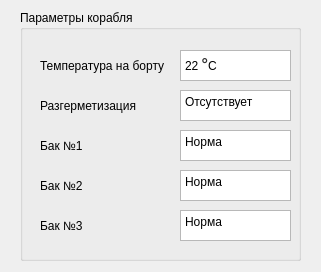
<?xml version="1.0" encoding="UTF-8"?>
<ui version="4.0">
 <class>Form</class>
 <widget class="QWidget" name="Form">
  <property name="geometry">
   <rect>
    <x>0</x>
    <y>0</y>
    <width>321</width>
    <height>272</height>
   </rect>
  </property>
  <property name="windowTitle">
   <string>Form</string>
  </property>
  <widget class="QGroupBox" name="groupBox">
   <property name="geometry">
    <rect>
     <x>20</x>
     <y>10</y>
     <width>281</width>
     <height>251</height>
    </rect>
   </property>
   <property name="title">
    <string>Параметры корабля</string>
   </property>
   <widget class="QTextEdit" name="textEdit">
    <property name="geometry">
     <rect>
      <x>160</x>
      <y>40</y>
      <width>111</width>
      <height>31</height>
     </rect>
    </property>
    <property name="html">
     <string>&lt;!DOCTYPE HTML PUBLIC &quot;-//W3C//DTD HTML 4.0//EN&quot; &quot;http://www.w3.org/TR/REC-html40/strict.dtd&quot;&gt;
&lt;html&gt;&lt;head&gt;&lt;meta name=&quot;qrichtext&quot; content=&quot;1&quot; /&gt;&lt;meta charset=&quot;utf-8&quot; /&gt;&lt;style type=&quot;text/css&quot;&gt;
p, li { white-space: pre-wrap; }
hr { height: 1px; border-width: 0; }
li.unchecked::marker { content: &quot;\2610&quot;; }
li.checked::marker { content: &quot;\2612&quot;; }
&lt;/style&gt;&lt;/head&gt;&lt;body style=&quot; font-family:'Segoe UI'; font-size:9pt; font-weight:400; font-style:normal;&quot;&gt;
&lt;p style=&quot; margin-top:0px; margin-bottom:0px; margin-left:0px; margin-right:0px; -qt-block-indent:0; text-indent:0px;&quot;&gt;22 &lt;span style=&quot; font-family:'YS Text','-apple-system','BlinkMacSystemFont','Arial','Helvetica','sans-serif'; font-size:16px; font-weight:500; color:#333333; background-color:#ffffff;&quot;&gt;°&lt;/span&gt;С&lt;/p&gt;&lt;/body&gt;&lt;/html&gt;</string>
    </property>
   </widget>
   <widget class="QLabel" name="label">
    <property name="geometry">
     <rect>
      <x>20</x>
      <y>40</y>
      <width>131</width>
      <height>31</height>
     </rect>
    </property>
    <property name="text">
     <string>Температура на борту</string>
    </property>
   </widget>
   <widget class="QLabel" name="label_2">
    <property name="geometry">
     <rect>
      <x>20</x>
      <y>80</y>
      <width>131</width>
      <height>31</height>
     </rect>
    </property>
    <property name="text">
     <string>Разгерметизация</string>
    </property>
   </widget>
   <widget class="QTextEdit" name="textEdit_2">
    <property name="geometry">
     <rect>
      <x>160</x>
      <y>80</y>
      <width>111</width>
      <height>31</height>
     </rect>
    </property>
    <property name="html">
     <string>&lt;!DOCTYPE HTML PUBLIC &quot;-//W3C//DTD HTML 4.0//EN&quot; &quot;http://www.w3.org/TR/REC-html40/strict.dtd&quot;&gt;
&lt;html&gt;&lt;head&gt;&lt;meta name=&quot;qrichtext&quot; content=&quot;1&quot; /&gt;&lt;meta charset=&quot;utf-8&quot; /&gt;&lt;style type=&quot;text/css&quot;&gt;
p, li { white-space: pre-wrap; }
hr { height: 1px; border-width: 0; }
li.unchecked::marker { content: &quot;\2610&quot;; }
li.checked::marker { content: &quot;\2612&quot;; }
&lt;/style&gt;&lt;/head&gt;&lt;body style=&quot; font-family:'Segoe UI'; font-size:9pt; font-weight:400; font-style:normal;&quot;&gt;
&lt;p style=&quot; margin-top:0px; margin-bottom:0px; margin-left:0px; margin-right:0px; -qt-block-indent:0; text-indent:0px;&quot;&gt;Отсутствует&lt;/p&gt;&lt;/body&gt;&lt;/html&gt;</string>
    </property>
   </widget>
   <widget class="QLabel" name="label_3">
    <property name="geometry">
     <rect>
      <x>20</x>
      <y>120</y>
      <width>131</width>
      <height>31</height>
     </rect>
    </property>
    <property name="text">
     <string>Бак №1</string>
    </property>
   </widget>
   <widget class="QTextEdit" name="textEdit_3">
    <property name="geometry">
     <rect>
      <x>160</x>
      <y>120</y>
      <width>111</width>
      <height>31</height>
     </rect>
    </property>
    <property name="html">
     <string>&lt;!DOCTYPE HTML PUBLIC &quot;-//W3C//DTD HTML 4.0//EN&quot; &quot;http://www.w3.org/TR/REC-html40/strict.dtd&quot;&gt;
&lt;html&gt;&lt;head&gt;&lt;meta name=&quot;qrichtext&quot; content=&quot;1&quot; /&gt;&lt;meta charset=&quot;utf-8&quot; /&gt;&lt;style type=&quot;text/css&quot;&gt;
p, li { white-space: pre-wrap; }
hr { height: 1px; border-width: 0; }
li.unchecked::marker { content: &quot;\2610&quot;; }
li.checked::marker { content: &quot;\2612&quot;; }
&lt;/style&gt;&lt;/head&gt;&lt;body style=&quot; font-family:'Segoe UI'; font-size:9pt; font-weight:400; font-style:normal;&quot;&gt;
&lt;p style=&quot; margin-top:0px; margin-bottom:0px; margin-left:0px; margin-right:0px; -qt-block-indent:0; text-indent:0px;&quot;&gt;Норма&lt;/p&gt;&lt;/body&gt;&lt;/html&gt;</string>
    </property>
   </widget>
   <widget class="QLabel" name="label_4">
    <property name="geometry">
     <rect>
      <x>20</x>
      <y>160</y>
      <width>131</width>
      <height>31</height>
     </rect>
    </property>
    <property name="text">
     <string>Бак №2</string>
    </property>
   </widget>
   <widget class="QTextEdit" name="textEdit_4">
    <property name="geometry">
     <rect>
      <x>160</x>
      <y>160</y>
      <width>111</width>
      <height>31</height>
     </rect>
    </property>
    <property name="html">
     <string>&lt;!DOCTYPE HTML PUBLIC &quot;-//W3C//DTD HTML 4.0//EN&quot; &quot;http://www.w3.org/TR/REC-html40/strict.dtd&quot;&gt;
&lt;html&gt;&lt;head&gt;&lt;meta name=&quot;qrichtext&quot; content=&quot;1&quot; /&gt;&lt;meta charset=&quot;utf-8&quot; /&gt;&lt;style type=&quot;text/css&quot;&gt;
p, li { white-space: pre-wrap; }
hr { height: 1px; border-width: 0; }
li.unchecked::marker { content: &quot;\2610&quot;; }
li.checked::marker { content: &quot;\2612&quot;; }
&lt;/style&gt;&lt;/head&gt;&lt;body style=&quot; font-family:'Segoe UI'; font-size:9pt; font-weight:400; font-style:normal;&quot;&gt;
&lt;p style=&quot; margin-top:0px; margin-bottom:0px; margin-left:0px; margin-right:0px; -qt-block-indent:0; text-indent:0px;&quot;&gt;Норма&lt;/p&gt;&lt;/body&gt;&lt;/html&gt;</string>
    </property>
   </widget>
   <widget class="QLabel" name="label_5">
    <property name="geometry">
     <rect>
      <x>20</x>
      <y>200</y>
      <width>131</width>
      <height>31</height>
     </rect>
    </property>
    <property name="text">
     <string>Бак №3</string>
    </property>
   </widget>
   <widget class="QTextEdit" name="textEdit_5">
    <property name="geometry">
     <rect>
      <x>160</x>
      <y>200</y>
      <width>111</width>
      <height>31</height>
     </rect>
    </property>
    <property name="html">
     <string>&lt;!DOCTYPE HTML PUBLIC &quot;-//W3C//DTD HTML 4.0//EN&quot; &quot;http://www.w3.org/TR/REC-html40/strict.dtd&quot;&gt;
&lt;html&gt;&lt;head&gt;&lt;meta name=&quot;qrichtext&quot; content=&quot;1&quot; /&gt;&lt;meta charset=&quot;utf-8&quot; /&gt;&lt;style type=&quot;text/css&quot;&gt;
p, li { white-space: pre-wrap; }
hr { height: 1px; border-width: 0; }
li.unchecked::marker { content: &quot;\2610&quot;; }
li.checked::marker { content: &quot;\2612&quot;; }
&lt;/style&gt;&lt;/head&gt;&lt;body style=&quot; font-family:'Segoe UI'; font-size:9pt; font-weight:400; font-style:normal;&quot;&gt;
&lt;p style=&quot; margin-top:0px; margin-bottom:0px; margin-left:0px; margin-right:0px; -qt-block-indent:0; text-indent:0px;&quot;&gt;Норма&lt;/p&gt;&lt;/body&gt;&lt;/html&gt;</string>
    </property>
   </widget>
  </widget>
 </widget>
 <resources/>
 <connections/>
</ui>
